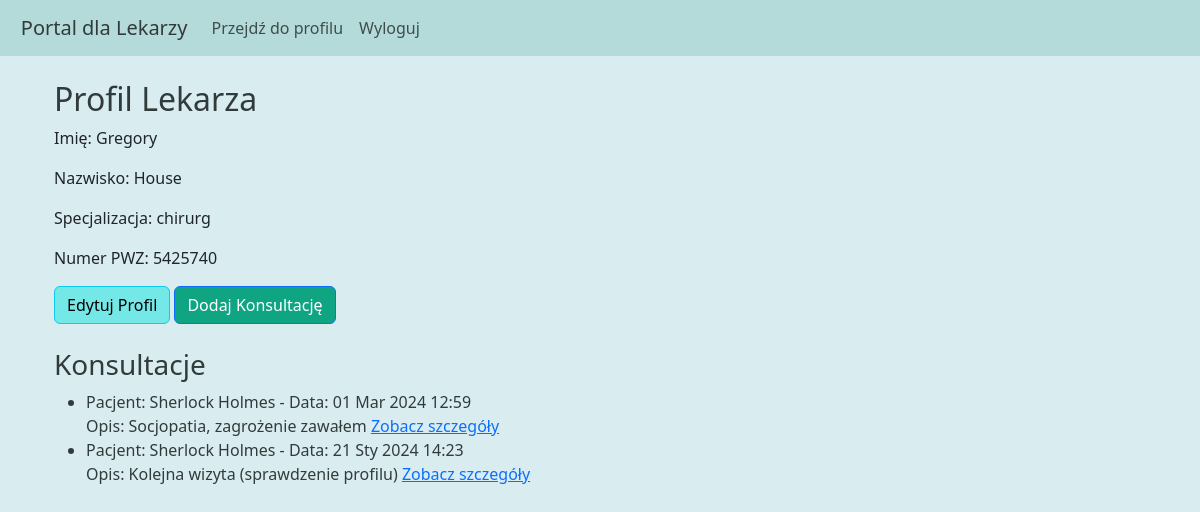
/lekarze/profil/ (signed in), run on the app's committed database.
### lekarze/models.py (models this page shows, shortened)
class Lekarz(models.Model):
    user = models.OneToOneField(settings.AUTH_USER_MODEL, on_delete=models.CASCADE, null=True)
    imie = models.CharField(max_length=100, default='')
    nazwisko = models.CharField(max_length=100, default='')
    specjalizacja = models.CharField(max_length=100)
    numer_pwz = models.CharField(max_length=7, unique=True, default='0000000')

class Konsultacja(models.Model):
    lekarz = models.ForeignKey(Lekarz, on_delete=models.CASCADE, related_name='konsultacje_lekarza')
    pacjent = models.ForeignKey(Pacjent, on_delete=models.CASCADE, related_name='konsultacje_pacjenta')
    opis_problemu = models.TextField(max_length=200)
    data_konsultacji = models.DateTimeField()
    zrealizowana = models.BooleanField(default=False)

### pacjenci/models.py (models this page shows, shortened)
class Pacjent(models.Model):
    user = models.OneToOneField(settings.AUTH_USER_MODEL, on_delete=models.CASCADE, null=True)
    imie = models.CharField(max_length=100, default='')
    nazwisko = models.CharField(max_length=100, default='')
    PESEL = models.CharField(max_length=11)
    def __str__(self):
        return f"{self.imie} {self.nazwisko}"

### lekarze/views.py (the view)
# urls.py: path('profil/', views.profil_lekarza, name='profil_lekarza'),
def profil_lekarza(request):
    lekarz = request.user.lekarz
    konsultacje = Konsultacja.objects.filter(lekarz=request.user.lekarz, zrealizowana=False)
    return render(request, 'lekarze/profil.html', {'lekarz': lekarz, 'konsultacje': konsultacje})

### templates/lekarze/profil.html
{% extends "base.html" %}
{% block content %}
<div class="container mt-4">
    <h2 style="color:#323B3B">Profil Lekarza</h2>
    <p>Imię: {{ lekarz.imie }}</p>
    <p>Nazwisko: {{ lekarz.nazwisko }}</p>
    <p>Specjalizacja: {{ lekarz.specjalizacja }}</p>
    <p>Numer PWZ: {{ lekarz.numer_pwz }}</p>
    <a href="{% url 'edytuj_profil_lekarza' %}" class="btn btn-info" style="background-color:#73E8E7">Edytuj Profil</a>
    <a href="{% url 'dodaj_konsultacje' %}" class="btn btn-primary" style="background-color:#0FA582">Dodaj Konsultację</a>
    <br></br>
        <h3 style="color:#323B3B">Konsultacje</h3>
    <div class="konsultacje-container">
        <ul style="color:#323B3B">
            {% for konsultacja in konsultacje %}
            <li>
                Pacjent: {{ konsultacja.pacjent }} - Data: {{ konsultacja.data_konsultacji|date:"d M Y H:i" }}
                <br>Opis: {{ konsultacja.opis_problemu }}
                <a href="{% url 'szczegoly_konsultacji' konsultacja.id %}">Zobacz szczegóły</a>
            </li>
            {% empty %}
            <li>Brak zaplanowanych konsultacji</li>
            {% endfor %}
        </ul>
    </div>
</div>
{% endblock %}

### templates/base.html (style rules this page uses)
.konsultacje-container { max-height: 300px; min-height: 300px; overflow-y: auto; }

### data on the page
Lekarz: imie "Gregory", nazwisko "House", specjalizacja "chirurg", numer_pwz "5425740"
Konsultacja: pacjent "Sherlock Holmes", data_konsultacji "01 Mar 2024 12:59", opis_problemu "Socjopatia, zagrożenie zawałem"
Konsultacja: pacjent "Sherlock Holmes", data_konsultacji "21 Sty 2024 14:23", opis_problemu "Kolejna wizyta (sprawdzenie profilu)"
